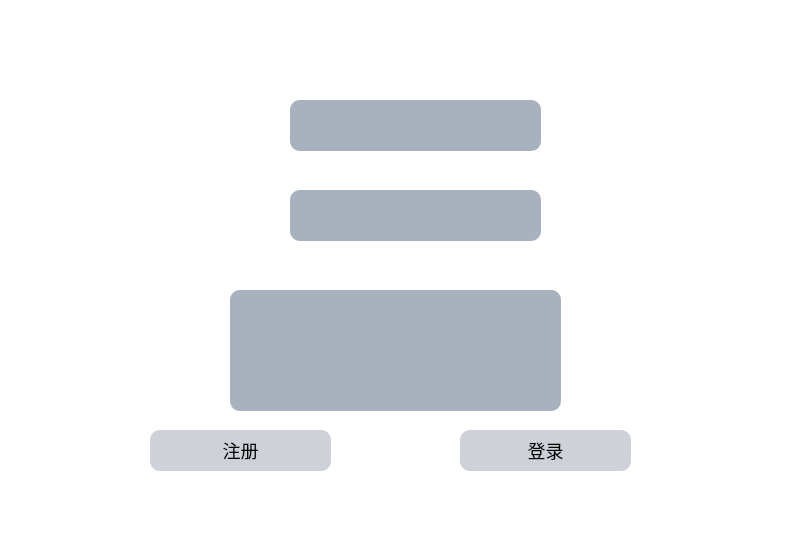
<?xml version="1.0" encoding="UTF-8"?>
<ui version="4.0">
 <class>MainWindow</class>
 <widget class="QMainWindow" name="MainWindow">
  <property name="geometry">
   <rect>
    <x>0</x>
    <y>0</y>
    <width>800</width>
    <height>543</height>
   </rect>
  </property>
  <property name="windowTitle">
   <string>MainWindow</string>
  </property>
  <property name="styleSheet">
   <string notr="true">
background:rgb(255, 255, 255);
font-size:18px;
font-style:MingLiU-ExtB;


</string>
  </property>
  <widget class="QWidget" name="centralwidget">
   <widget class="QLabel" name="label_3">
    <property name="geometry">
     <rect>
      <x>-10</x>
      <y>0</y>
      <width>811</width>
      <height>501</height>
     </rect>
    </property>
    <property name="styleSheet">
     <string notr="true">border-image: url(:/new/prefix1/media/media/stateMainMenu/OIP.jpg);</string>
    </property>
    <property name="text">
     <string/>
    </property>
   </widget>
   <widget class="QPushButton" name="login">
    <property name="geometry">
     <rect>
      <x>460</x>
      <y>430</y>
      <width>171</width>
      <height>41</height>
     </rect>
    </property>
    <property name="styleSheet">
     <string notr="true">QPushButton{
background:#ced1d8;
border-style:outset;
border-radius:10px;
font-style:MingLiU-ExtB;
}
QPushButton:pressed{
background-color:rgb(224,0,0);
border-style:inset;
font-style:MingLiU-ExtB;
}</string>
    </property>
    <property name="text">
     <string>登录</string>
    </property>
   </widget>
   <widget class="QPushButton" name="zhuce">
    <property name="geometry">
     <rect>
      <x>150</x>
      <y>430</y>
      <width>181</width>
      <height>41</height>
     </rect>
    </property>
    <property name="styleSheet">
     <string notr="true">
QPushButton{
background:#ced1d8;
border-style:outset;
border-radius:10px;
font-style:MingLiU-ExtB;
}
QPushButton:pressed{
background-color:rgb(224,0,0);
border-style:inset;
font-style:MingLiU-ExtB;
}

</string>
    </property>
    <property name="text">
     <string>注册</string>
    </property>
   </widget>
   <widget class="QTextEdit" name="textEdit">
    <property name="geometry">
     <rect>
      <x>230</x>
      <y>290</y>
      <width>331</width>
      <height>121</height>
     </rect>
    </property>
    <property name="styleSheet">
     <string notr="true">background-color :rgba(97, 114, 136,140);
font-size:16px;
border-style:outset;
border-radius:10px;
font-style:MingLiU-ExtB;</string>
    </property>
   </widget>
   <widget class="QLabel" name="label_2">
    <property name="geometry">
     <rect>
      <x>190</x>
      <y>190</y>
      <width>61</width>
      <height>61</height>
     </rect>
    </property>
    <property name="styleSheet">
     <string notr="true">QLabel{
background:rgba(85,170,255,0);
color:white;
font-style:MingLiU-ExtB;
font-size:20px;
}</string>
    </property>
    <property name="text">
     <string>密码</string>
    </property>
   </widget>
   <widget class="QLineEdit" name="mima">
    <property name="geometry">
     <rect>
      <x>290</x>
      <y>190</y>
      <width>251</width>
      <height>51</height>
     </rect>
    </property>
    <property name="styleSheet">
     <string notr="true">QLineEdit{
color:#8d98a1;
background-color :rgba(97, 114, 136,140);
font-size:16px;
border-style:outset;
border-radius:10px;
font-style:MingLiU-ExtB;
}</string>
    </property>
   </widget>
   <widget class="QLineEdit" name="zhanghao">
    <property name="geometry">
     <rect>
      <x>290</x>
      <y>100</y>
      <width>251</width>
      <height>51</height>
     </rect>
    </property>
    <property name="styleSheet">
     <string notr="true">QLineEdit{
color:#8d98a1;
background-color :rgba(97, 114, 136,140);
font-size:16px;
border-style:outset;
border-radius:10px;
font-style:MingLiU-ExtB;
}</string>
    </property>
   </widget>
   <widget class="QLabel" name="label">
    <property name="geometry">
     <rect>
      <x>190</x>
      <y>80</y>
      <width>51</width>
      <height>81</height>
     </rect>
    </property>
    <property name="font">
     <font>
      <pointsize>-1</pointsize>
     </font>
    </property>
    <property name="styleSheet">
     <string notr="true">QLabel{
background:rgba(85,170,255,0);
color:white;
font-style:MingLiU-ExtB;
font-size:20px;
}</string>
    </property>
    <property name="text">
     <string>账号</string>
    </property>
   </widget>
  </widget>
  <widget class="QMenuBar" name="menubar">
   <property name="geometry">
    <rect>
     <x>0</x>
     <y>0</y>
     <width>800</width>
     <height>29</height>
    </rect>
   </property>
  </widget>
  <widget class="QStatusBar" name="statusbar"/>
 </widget>
 <resources/>
 <connections/>
</ui>
